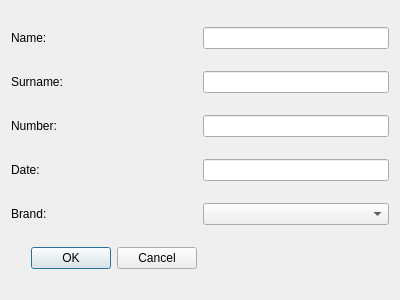
<?xml version="1.0" encoding="UTF-8"?>
<ui version="4.0">
 <class>AddDialog</class>
 <widget class="QDialog" name="AddDialog">
  <property name="geometry">
   <rect>
    <x>0</x>
    <y>0</y>
    <width>400</width>
    <height>300</height>
   </rect>
  </property>
  <property name="windowTitle">
   <string>Dialog</string>
  </property>
  <layout class="QGridLayout" name="gridLayout">
   <item row="4" column="0">
    <widget class="QLabel" name="brand_label">
     <property name="text">
      <string>Brand:</string>
     </property>
    </widget>
   </item>
   <item row="2" column="0">
    <widget class="QLabel" name="number_label">
     <property name="text">
      <string>Number:</string>
     </property>
    </widget>
   </item>
   <item row="3" column="0">
    <widget class="QLabel" name="date_label">
     <property name="text">
      <string>Date:</string>
     </property>
    </widget>
   </item>
   <item row="0" column="0">
    <widget class="QLabel" name="name_label">
     <property name="text">
      <string>Name:</string>
     </property>
    </widget>
   </item>
   <item row="1" column="0">
    <widget class="QLabel" name="surname_label">
     <property name="text">
      <string>Surname:</string>
     </property>
    </widget>
   </item>
   <item row="5" column="0">
    <widget class="QDialogButtonBox" name="buttonBox">
     <property name="orientation">
      <enum>Qt::Horizontal</enum>
     </property>
     <property name="standardButtons">
      <set>QDialogButtonBox::Cancel|QDialogButtonBox::Ok</set>
     </property>
    </widget>
   </item>
   <item row="0" column="1">
    <widget class="QLineEdit" name="name_edit"/>
   </item>
   <item row="1" column="1">
    <widget class="QLineEdit" name="surname_edit"/>
   </item>
   <item row="2" column="1">
    <widget class="QLineEdit" name="number_edit"/>
   </item>
   <item row="3" column="1">
    <widget class="QLineEdit" name="date_edit"/>
   </item>
   <item row="4" column="1">
    <widget class="QComboBox" name="brand_combo"/>
   </item>
  </layout>
 </widget>
 <resources/>
 <connections>
  <connection>
   <sender>buttonBox</sender>
   <signal>accepted()</signal>
   <receiver>AddDialog</receiver>
   <slot>accept()</slot>
   <hints>
    <hint type="sourcelabel">
     <x>248</x>
     <y>254</y>
    </hint>
    <hint type="destinationlabel">
     <x>157</x>
     <y>274</y>
    </hint>
   </hints>
  </connection>
  <connection>
   <sender>buttonBox</sender>
   <signal>rejected()</signal>
   <receiver>AddDialog</receiver>
   <slot>reject()</slot>
   <hints>
    <hint type="sourcelabel">
     <x>316</x>
     <y>260</y>
    </hint>
    <hint type="destinationlabel">
     <x>286</x>
     <y>274</y>
    </hint>
   </hints>
  </connection>
 </connections>
</ui>
